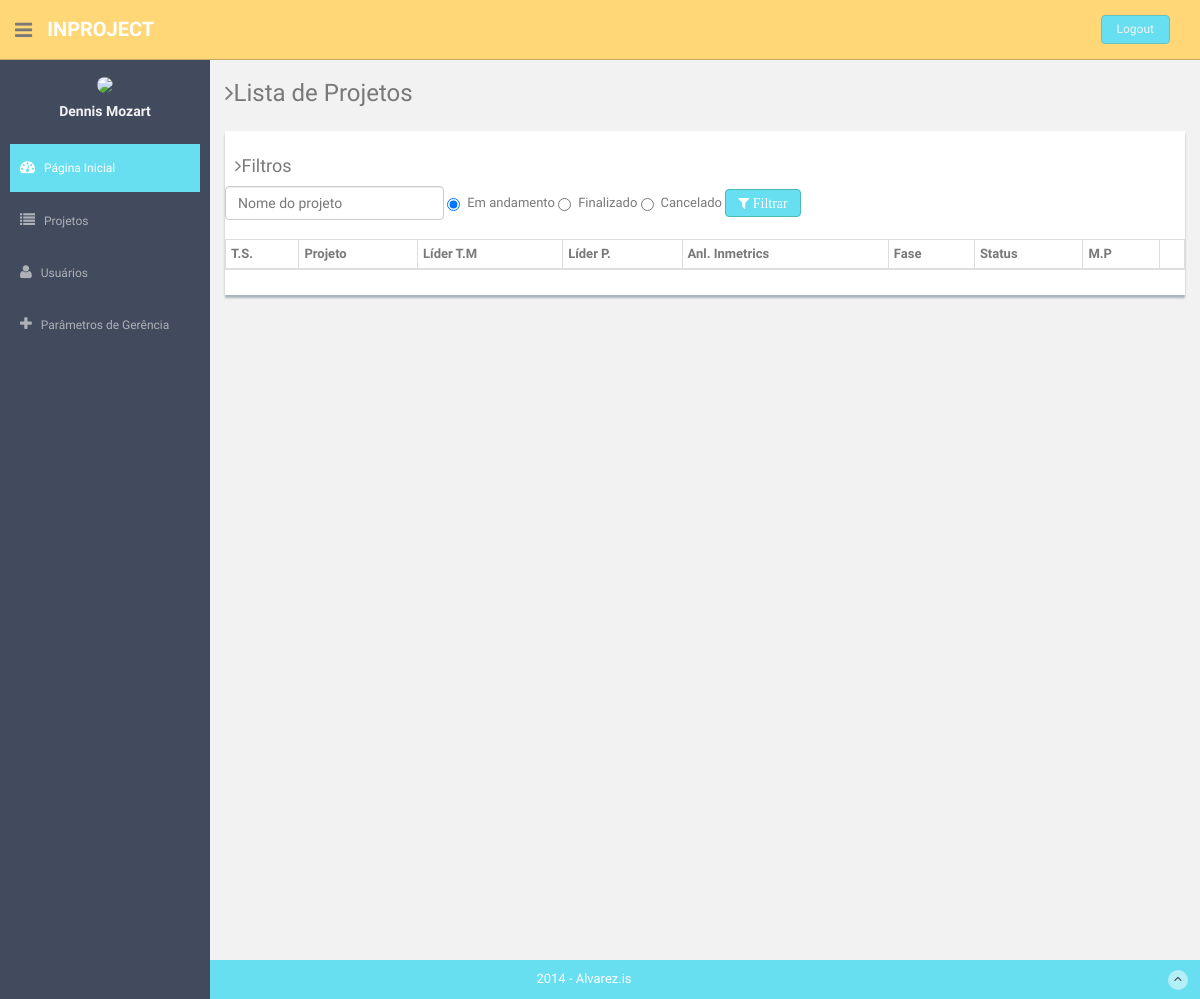
Page /myprojects.php (signed in) on the earlier database version.
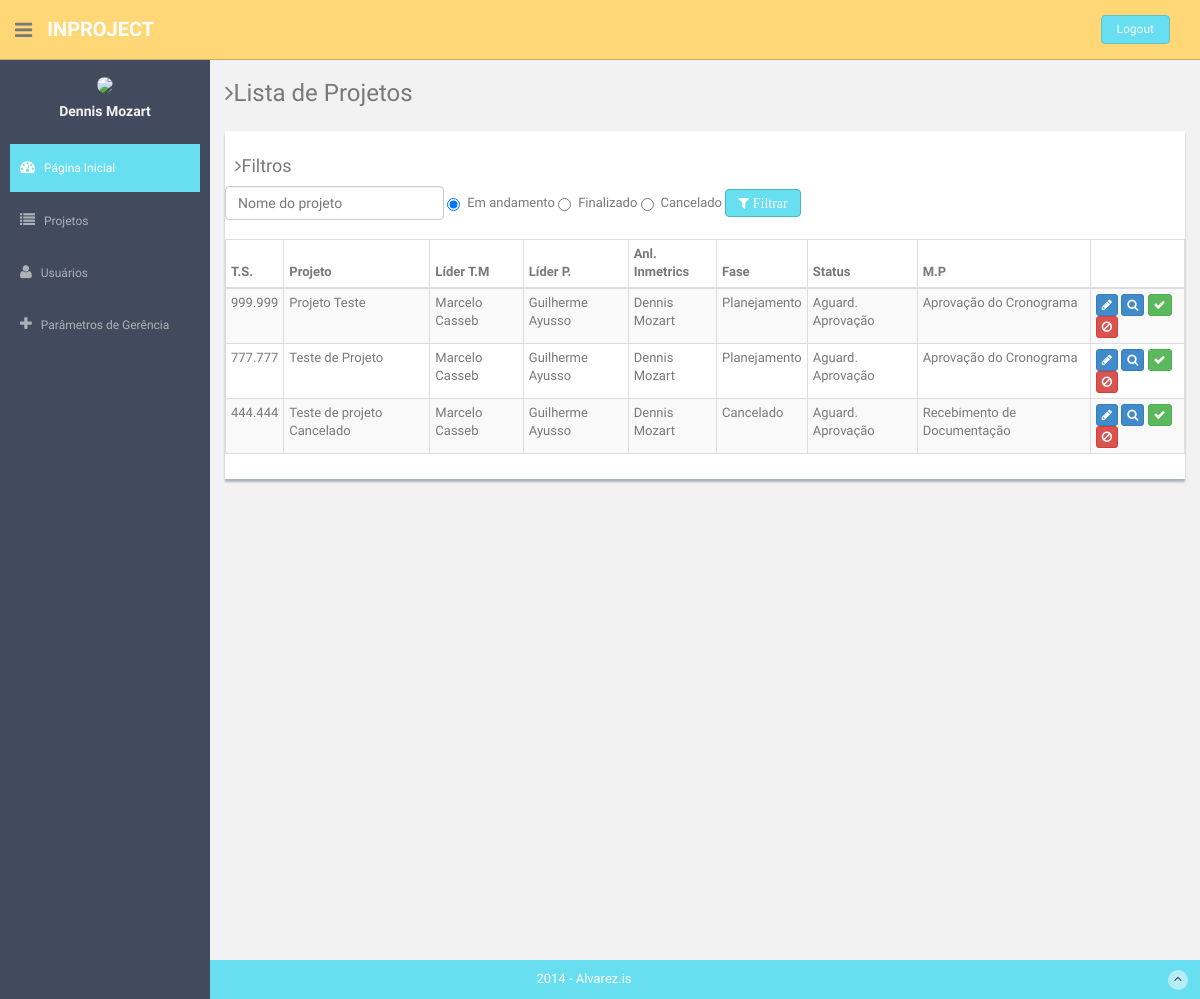
Same page on the later database version.
### tables this page shows
CREATE TABLE `tab_projeto` (
  `id_prj` int(11) NOT NULL,
  `ts_prj` varchar(255) NOT NULL,
  `nmp_prj` varchar(255) NOT NULL,
  `id_cc` int(11) NOT NULL,
  `id_lc` int(11) NOT NULL,
  `id_lp` int(11) NOT NULL,
  `id_user` int(11) NOT NULL,
  `id_inmetrics_user` int(11) NOT NULL,
  `id_f` int(11) NOT NULL,
  `id_status` int(11) NOT NULL,
  `id_mtp` int(11) NOT NULL,
  `doc_prj` int(11) NOT NULL,
  `reu_prj` int(11) NOT NULL,
  `mrr_prj` int(11) NOT NULL,
  `crono_prj` int(11) NOT NULL,
  `aprv_prj` int(11) NOT NULL
);

CREATE TABLE `tab_lider_cliente` (
  `id_lc` int(11) NOT NULL,
  `id_clt` int(11) NOT NULL,
  `nome_lc` varchar(255) NOT NULL,
  `email_lc` varchar(255) NOT NULL,
  `id_user` int(11) NOT NULL
);

CREATE TABLE `tab_lider_projeto` (
  `id_lp` int(11) NOT NULL,
  `id_clt` int(11) NOT NULL,
  `nome_lp` varchar(255) NOT NULL,
  `email_lp` varchar(255) NOT NULL,
  `id_user` int(11) NOT NULL
);

CREATE TABLE `tab_user` (
  `id_user` int(11) NOT NULL,
  `id_cc` int(11) NOT NULL,
  `nome_user` varchar(255) NOT NULL,
  `funcao_user` varchar(255) NOT NULL,
  `tel_user` int(20) NOT NULL,
  `email_in_user` varchar(255) NOT NULL,
  `senha_user` varchar(255) NOT NULL,
  `thumbnail_user` varchar(255) NOT NULL
);

CREATE TABLE `tab_fases` (
  `id_f` int(11) NOT NULL,
  `nome_f` varchar(255) NOT NULL,
  `desc_f` longtext NOT NULL,
  `id_user` int(11) NOT NULL
);

CREATE TABLE `tab_status` (
  `id_status` int(11) NOT NULL,
  `nome_status` varchar(255) NOT NULL,
  `desc_status` longtext NOT NULL,
  `id_user` int(11) NOT NULL
);

CREATE TABLE `tab_mot_pend` (
  `id_mtp` int(11) NOT NULL,
  `nome_mtp` varchar(255) NOT NULL,
  `desc_mtp` longtext NOT NULL,
  `id_user` int(11) NOT NULL
);

### classes/connection.php (called while the page is built, shortened)
<?php
	class connection
	{
		public static function tryconnect()
		{
			try
			{
				return true;
			}
			catch(PDOException $error)
			{
				return false;
			}
		}
	}
?>

### classes/project.php (the view, shortened to what this page needs)
<?php
require_once('connection.php');
class projects
{
	public function getProjects($type)
	{
		switch($type)
		{
			case "normaluser": self::showmyprojects();
			break;
		}
	}
	public function showmyprojects()
	{
		$connect = new connection;
		if($connect->tryconnect())
		{
			$connector = $connect->getConnector();
			$sql = "SELECT projeto.id_prj AS ID, projeto.ts_prj AS TS, projeto.nmp_prj AS NomeProjeto,
			ltm.nome_lc AS NomeLiderTestes,
			lp.nome_lp AS NomeLiderProjetos,
			user.nome_user AS NomeAnalista,
			fases.nome_f AS NomeFase,
			status.nome_status AS NomeStatus,
			mot_pend.nome_mtp AS NomeMotivo
			FROM TAB_projeto AS projeto
			INNER JOIN TAB_lider_cliente AS ltm ON ltm.id_lc = projeto.id_lc
			INNER JOIN TAB_lider_projeto AS lp ON lp.id_lp = projeto.id_lp
			INNER JOIN TAB_user AS user ON user.id_user = projeto.id_inmetrics_user
			INNER JOIN TAB_fases AS fases ON fases.id_f = projeto.id_f
			INNER JOIN TAB_status AS status ON status.id_status = projeto.id_status
			INNER JOIN TAB_mot_pend AS mot_pend ON mot_pend.id_mtp = projeto.id_mtp
			WHERE projeto.id_cc=:cc AND projeto.id_inmetrics_user=:user";
			$query = $connector->prepare($sql);
			$query->bindParam(':cc', $_SESSION['cc'], PDO::PARAM_STR);
			$query->bindParam(':user', $_SESSION['id'], PDO::PARAM_STR);
			$query->execute();
			$rowC = $query->rowCount();
			if($rowC > 0)
			{
				while($result = $query->FETCH(PDO::FETCH_OBJ))
				{
					$idprojeto = $result->ID;
					$ts = $result->TS;
					$nomeprojeto = utf8_encode($result->NomeProjeto);
					$ltm = utf8_encode($result->NomeLiderTestes);
					$lp = utf8_encode($result->NomeLiderProjetos);
					$analista = utf8_encode($result->NomeAnalista);
					$fase = utf8_encode($result->NomeFase);
					$status = utf8_encode($result->NomeStatus);
					$pendencia = utf8_encode($result->NomeMotivo);
					echo '		<tr>';
					echo '			  <td class="numeric">'.$ts.'</td>';
					echo '			  <td>'.$nomeprojeto.'</td>';
					echo '			  <td>'.$ltm.'</td>';
					echo '			  <td>'.$lp.'</td>';
					echo '			  <td>'.$analista.'</td>';
					echo '			  <td>'.$fase.'</td>';
					echo '			  <td>'.$status.'</td>';
					echo '			  <td>'.$pendencia.'</td>';
					echo '			  <td>';
					echo '				<a data-toggle="modal" href="myprojects.php#myModal"><button class="btn btn-primary btn-xs"><i class="fa fa-pencil"></i></button></a>';
					echo '				<a href="project.php?p='.$idprojeto.'"><button class="btn btn-primary btn-xs"><i class="fa fa-search"></i></button></a>';
					echo '				<a data-toggle="modal" href="myprojects.php#encerramento"><button class="btn btn-success btn-xs"><i class=" fa fa-check"></i></button></a>';
					echo '				<a data-toggle="modal" href="myprojects.php#cancelamento"><button class="btn btn-danger btn-xs"><i class="fa fa-ban"></i></button></a>';
					echo '			  </td>';
					echo '		</tr>';
				}
			}
		}
	}
}
?>

### myprojects.php (shortened to what this page needs)
<?php
	require_once('classes/project.php');
	$project = new projects;
?>
<!DOCTYPE html>
<html lang="en">
  <head>
    <link href="assets/css/bootstrap.css" rel="stylesheet">
    <link href="assets/font-awesome/css/font-awesome.css" rel="stylesheet" />
    <link href="assets/css/style.css" rel="stylesheet">
    <link href="assets/css/style-responsive.css" rel="stylesheet">
  </head>
  <body>
  <section id="container" >
      <?php include('includes/header.php'); ?>
     <?php include('includes/menu.php');?>
      <section id="main-content">
          <section class="wrapper site-min-height">
          	<h3><i class="fa fa-angle-right"></i>Lista de Projetos</h3>
          	<div class="row mt">
			  		<div class="col-lg-12">
                      <div class="content-panel">
                      <h4><i class="fa fa-angle-right"></i>Filtros</h4>
						<div class="radio">
						<form class="form-inline" role="form" action="?filter">
                          <div class="form-group">
                              <input type="email" class="form-control" id="projectname" placeholder="Nome do projeto">
                          </div>
                          <div class="form-group">
                              <label>
								<input type="radio" name="optionsRadios" id="optionsRadios3" value="andamento" checked>
								Em andamento
							  </label>
							  <label>
								<input type="radio" name="optionsRadios" id="optionsRadios2" value="finalizado">
								Finalizado
							  </label>
							  <label>
								<input type="radio" name="optionsRadios" id="optionsRadios1" value="cancelado">
								Cancelado
							  </label>
                          </div>
                          <button type="submit" class="btn btn-theme fa fa-filter"> Filtrar</button>
						</form>
						<br/>
                          <section id="unseen">
                            <table class="table table-bordered table-striped table-condensed">
                              <thead>
                              <tr>
                                  <th>T.S.</th>
                                  <th>Projeto</th>
                                  <th>Líder T.M</th>
                                  <th>Líder P.</th>
                                  <th>Anl. Inmetrics</th>
                                  <th>Fase</th>
                                  <th>Status</th>
                                  <th>M.P</th>
								  <th></th>
                              </tr>
                              </thead>
                              <tbody>
								<?php
									$project->getProjects("normaluser");
								?>
                              </tbody>
                          </table>
                          </section>
                  </div>
               </div>
		  	</div>
		</section><! --/wrapper -->
      </section>
      <footer class="site-footer">
          <div class="text-center">
              2014 - Alvarez.is
              <a href="blank.html#" class="go-top">
                  <i class="fa fa-angle-up"></i>
              </a>
          </div>
      </footer>
  </section>
  </body>
</html>

### includes/header.php
 <header class="header black-bg">
	  <div class="sidebar-toggle-box">
		  <div class="fa fa-bars tooltips" data-placement="right" data-original-title="Toggle Navigation"></div>
	  </div>
	<a href="index.php" class="logo"><b>InProject</b></a>
	<div class="top-menu">
		<ul class="nav pull-right top-menu">
			<li><a class="logout" href="?logout">Logout</a></li>
		</ul>
	</div>
</header>

### includes/menu.php (shortened to what this page needs)
<aside>
    <div id="sidebar"  class="nav-collapse ">
        <ul class="sidebar-menu" id="nav-accordion">
        	  <p class="centered"><a href="myuser.php?id=<?php echo $_SESSION['id'];?>"><img src="profilepics/<?php echo $_SESSION['image']; ?>" class="img-circle" width="60"></a></p>
        	  <h5 class="centered"><?php echo $_SESSION['nome']; ?></h5>
            <li class="mt">
                <a class="active" href="home.php">
                    <i class="fa fa-dashboard"></i>
                    <span>Página Inicial</span>
                </a>
            </li>
<li class="sub-menu">
                <a href="javascript:;" >
                    <i class="fa fa-list"></i>
                    <span>Projetos</span>
                </a>
            </li>
            <li class="sub-menu">
                <a href="javascript:;" >
                    <i class="fa fa-user"></i>
                    <span>Usuários</span>
                </a>
            </li>
            <li class="sub-menu">
                <a href="javascript:;" >
                    <i class="fa fa-plus"></i>
                    <span>Parâmetros de Gerência</span>
                </a>
            </li>
        </ul>
    </div>
</aside>

### assets/css/style.css (style rules this page uses)
body { color: #797979; background: #f2f2f2; font-family: 'Ruda', sans-serif; padding: 0px !important; margin: 0px !important; font-size:13px; }
ul li { list-style: none; }
a, a:hover, a:focus { text-decoration: none; outline: none; }
#container { width: 100%; height: 100%; }
.btn-theme { color: #fff; background-color: #68dff0; border-color: #48bcb4; }
.centered { text-align: center; }
.mt { margin-top: 25px; }
ul.top-menu > li > .logout { color: #f2f2f2; font-size: 12px; border-radius: 4px; -webkit-border-radius: 4px; border: 1px solid #64c3c2 !important; padding: 5px 15px; margin-right: 15px; background: #68dff0; margin-top: 15px; }
#sidebar { width: 210px; height: 100%; position: fixed; background: #424a5d; }
#sidebar h5 { color: #f2f2f2; font-weight: 700; }
#sidebar ul li { position: relative; }
ul.sidebar-menu , ul.sidebar-menu li ul.sub { margin: -2px 0 0; padding: 0; }
ul.sidebar-menu { margin-top: 75px; }
ul.sidebar-menu li { margin-bottom: 5px; margin-left:10px; margin-right:10px; }
ul.sidebar-menu li.sub-menu { line-height: 15px; }
ul.sidebar-menu li a span { display: inline-block; }
ul.sidebar-menu li a { color: #aeb2b7; text-decoration: none; display: block; padding: 15px 0 15px 10px; font-size: 12px; outline: none; -webkit-transition: all 0.3s ease; -moz-transition: all 0.3s ease; -o-transition: all 0.3s ease; -ms-transition: all 0.3s ease; transition: all 0.3s ease; }
ul.sidebar-menu li a.active, ul.sidebar-menu li a:hover, ul.sidebar-menu li a:focus { background: #68dff0; color: #fff; display: block; -webkit-transition: all 0.3s ease; -moz-transition: all 0.3s ease; -o-transition: all 0.3s ease; -ms-transition: all 0.3s ease; transition: all 0.3s ease; }
ul.sidebar-menu li a i { font-size: 15px; padding-right: 6px; }
ul.sidebar-menu li a.active i { color: #fff; }
#main-content { margin-left: 210px; }
.header, .footer { min-height: 60px; padding: 0 15px; }
.header { position: fixed; left: 0; right: 0; z-index: 1002; }
.black-bg { background: #ffd777; border-bottom: 1px solid #c9aa5f; }
.wrapper { display: inline-block; margin-top: 60px; padding-left: 15px; padding-right: 15px; padding-bottom: 15px; padding-top: 0px; width: 100%; }
a.logo { font-size: 20px; color: #ffffff; float: left; margin-top: 15px; text-transform: uppercase; }
a.logo b { font-weight: 900; }
#top_menu .nav > li, ul.top-menu > li { float: left; }
ul.top-menu > li > a { color: #666666; font-size: 16px; border-radius: 4px; -webkit-border-radius: 4px; border:1px solid #666666 !important; padding: 2px 6px; margin-right: 15px; }
.sidebar-toggle-box { float: left; padding-right: 15px; margin-top: 20px; }
.sidebar-toggle-box .fa-bars { cursor: pointer; display: inline-block; font-size: 20px; }
.content-panel { background: #ffffff; box-shadow: 0px 3px 2px #aab2bd; padding-top: 15px; padding-bottom: 5px; }
.content-panel h4 { margin-left: 10px; }
label { font-weight: 400; }
.site-footer { background: #68dff0; color: #fff; padding: 10px 0; }
.go-top { margin-right: 1%; float: right; background: rgba(255,255,255,.5); width: 20px; height: 20px; border-radius: 50%; -webkit-border-radius: 50%; }
.go-top i { color: #2A3542; }
.site-min-height { min-height: 900px; }

Differences in the rows shown:
now on this page (row edited): tab_projeto: ts_prj "999.999", nmp_prj "Projeto Teste", id_lc.nome_lc "Marcelo Casseb", id_lp.nome_lp "Guilherme Ayusso", id_user.nome_user "Dennis Mozart", tab_fases.nome_f "Planejamento", id_status.nome_status "Aguard. Aprovação", id_mtp.nome_mtp "Aprovação do Cronograma"
now on this page (row unchanged): tab_projeto: ts_prj "777.777", nmp_prj "Teste de Projeto", id_lc.nome_lc "Marcelo Casseb", id_lp.nome_lp "Guilherme Ayusso", id_user.nome_user "Dennis Mozart", tab_fases.nome_f "Planejamento", id_status.nome_status "Aguard. Aprovação", id_mtp.nome_mtp "Aprovação do Cronograma"
now on this page (row unchanged): tab_projeto: ts_prj "444.444", nmp_prj "Teste de projeto Cancelado", id_lc.nome_lc "Marcelo Casseb", id_lp.nome_lp "Guilherme Ayusso", id_user.nome_user "Dennis Mozart", tab_fases.nome_f "Cancelado", id_status.nome_status "Aguard. Aprovação", id_mtp.nome_mtp "Recebimento de Documentação"
